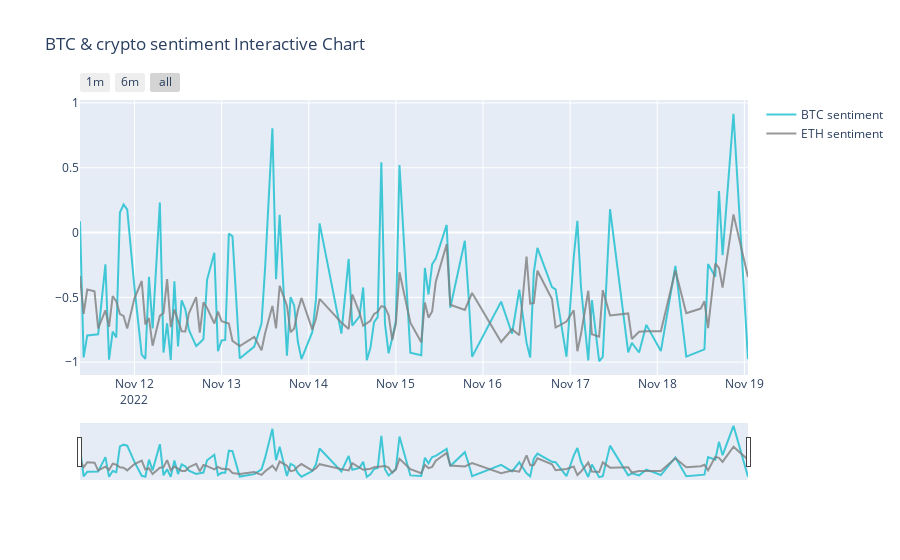

This figure's notebook cell:
### Code cell
trace_btc = go.Scatter(
    x= df.index,
    y=df['compound_btc'],
    name = "BTC sentiment",
    line = dict(color = '#17BECF'),
    opacity = 0.8)

trace_e = go.Scatter(
    x= df.index,
    y=df['compound_crypto'],
    name = "ETH sentiment",
    line = dict(color = '#7F7F7F'),
    opacity = 0.8)

data = [trace_btc, trace_e]

layout = dict(
    title='BTC & crypto sentiment Interactive Chart', 
    xaxis=dict(
        rangeselector=dict(
            buttons=list([
                dict(count=1,
                     label='1m',
                     step='month',
                     stepmode='backward'),
                dict(count=6,
                     label='6m',
                     step='month',
                     stepmode='backward'),
                dict(step='all')
            ])
        ),
        rangeslider=dict(
            visible = True
        ),
        type='date'
    )
)

fig = dict(data=data, layout=layout)
iplot(fig, filename = "BTC & crypto sentiment Interactive Chart")
plotly.offline.plot(fig, filename='./visualization/sentiment_interactive_plot.html')
